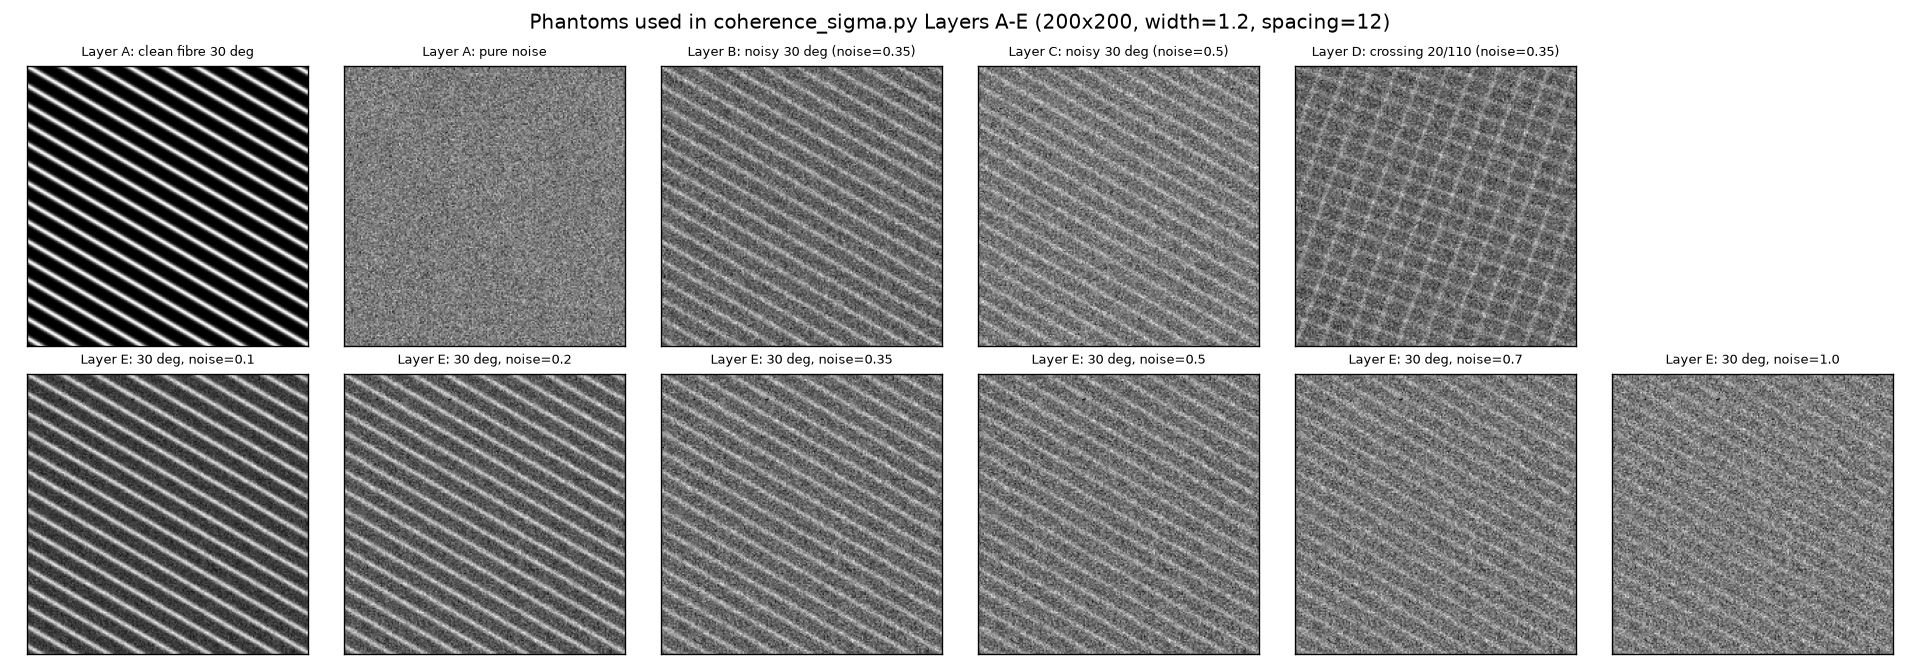

Python code for this plot:
"""
coherence_phantoms.py

Renders the exact phantoms (same parameters + seeds) used by coherence_sigma.py's
Layer A-E runs, into a single gallery PNG so the inputs behind the results are
visible. Purely a visualisation helper -- reuses phantom.make_phantom and
coherence_sigma._noise_image, generates no new data.
"""

import matplotlib
matplotlib.use("Agg")
import matplotlib.pyplot as plt

from phantom import make_phantom
from coherence_sigma import _noise_image

SHAPE = (200, 200)


def _show(ax, img, title):
    ax.imshow(img, cmap="gray", origin="upper")
    ax.set_title(title, fontsize=8)
    ax.set_xticks([]); ax.set_yticks([])


if __name__ == "__main__":
    # Exact inputs per layer (parameters + seeds match coherence_sigma.py).
    a_fibre, _ = make_phantom(SHAPE, theta_deg=30.0, spacing=12.0, width=1.2,
                              noise_sigma=0.0)
    a_noise = _noise_image(SHAPE, seed=0)
    b_img, _ = make_phantom(SHAPE, theta_deg=30.0, spacing=12.0, width=1.2,
                            noise_sigma=0.35, seed=1)
    c_img, _ = make_phantom(SHAPE, theta_deg=30.0, spacing=12.0, width=1.2,
                            noise_sigma=0.5, seed=2)
    d_img, _ = make_phantom(SHAPE, theta_deg=20.0, spacing=12.0, width=1.2,
                            theta2_deg=110.0, spacing2=17.0, width2=1.2,
                            noise_sigma=0.35, seed=3)
    e_noises = (0.1, 0.2, 0.35, 0.5, 0.7, 1.0)
    e_imgs = [make_phantom(SHAPE, theta_deg=30.0, spacing=12.0, width=1.2,
                           noise_sigma=ns, seed=4)[0] for ns in e_noises]

    fig, axes = plt.subplots(2, 6, figsize=(16, 5.6))

    # Top row: Layers A-D (5 panels, last cell blank).
    top = [
        (a_fibre, "Layer A: clean fibre 30 deg"),
        (a_noise, "Layer A: pure noise"),
        (b_img,   "Layer B: noisy 30 deg (noise=0.35)"),
        (c_img,   "Layer C: noisy 30 deg (noise=0.5)"),
        (d_img,   "Layer D: crossing 20/110 (noise=0.35)"),
    ]
    for ax, (img, title) in zip(axes[0], top):
        _show(ax, img, title)
    axes[0][5].axis("off")

    # Bottom row: Layer E noise sweep (single 30 deg phantom, rising noise).
    for ax, ns, img in zip(axes[1], e_noises, e_imgs):
        _show(ax, img, f"Layer E: 30 deg, noise={ns}")

    fig.suptitle("Phantoms used in coherence_sigma.py Layers A-E "
                 "(200x200, width=1.2, spacing=12)")
    fig.tight_layout()
    fig.savefig("coherence_phantoms.png", dpi=120)
    print("Saved coherence_phantoms.png")
